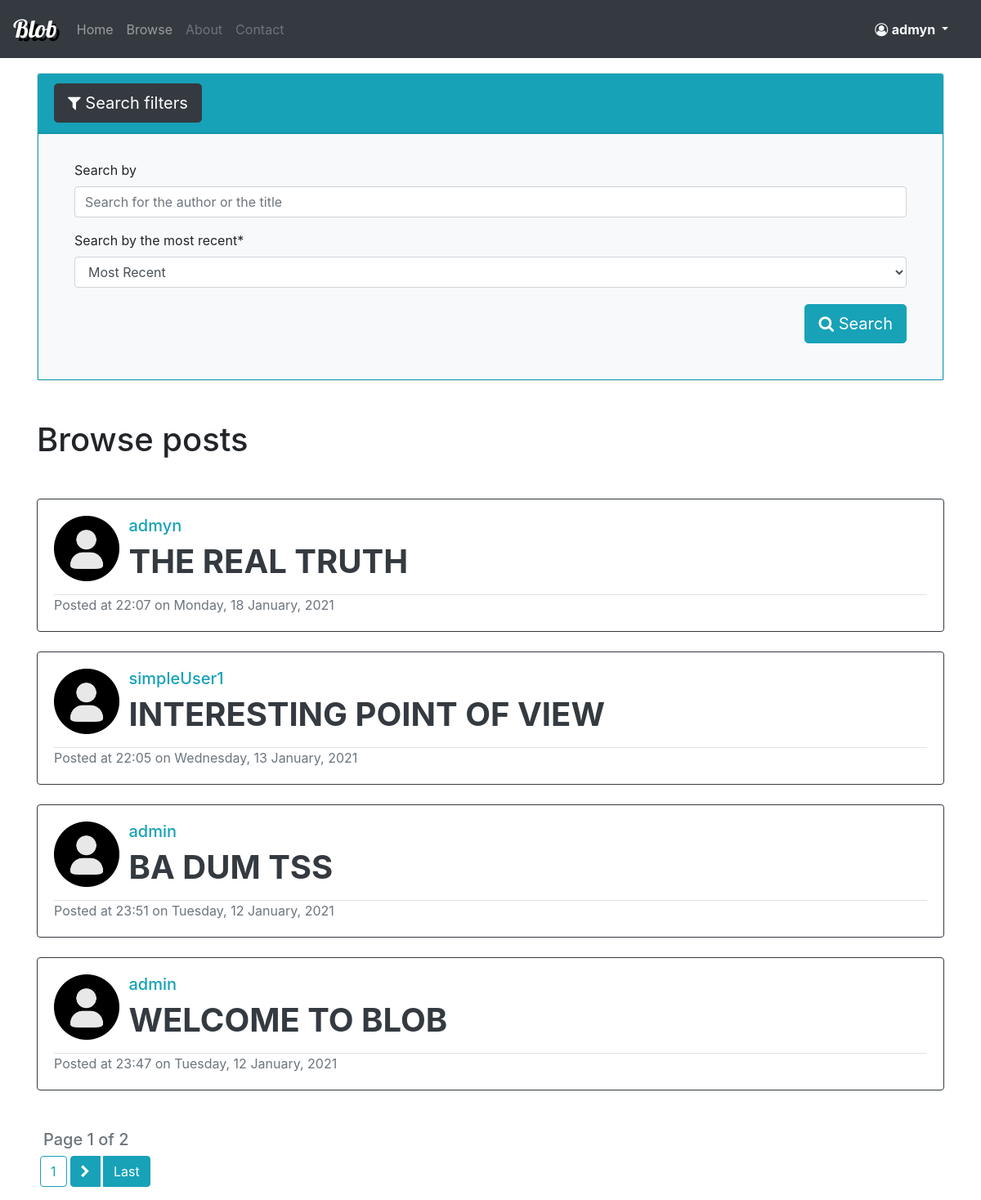
/browse/ (signed in), run on the app's committed database.
### blog/models.py (models this page shows, shortened)
class Post(models.Model):
    title = models.CharField(max_length = 100)
    content = tinymce_models.HTMLField()
    date = models.DateTimeField(default=timezone.now)
    author = models.ForeignKey(User, on_delete=models.CASCADE)

### account/models.py (models this page shows, shortened)
class Profile(models.Model):
    user = models.OneToOneField(User, on_delete=models.CASCADE)
    picture = models.ImageField(default=DEFAULT_PICTURE, upload_to=PROFILE_PICTURES_LOCATION)
    info = models.TextField(default="No info was provided", blank=True, null=True)
    def get_picture(self):
        if os.path.exists(self.picture.path):
            return self.picture.url
        return DEFAULT_PICTURE_URL

### blog/views/main_views.py (the view)
# urls.py: path('browse/', views.browse_posts, name='blog-browse'),
def browse_posts(request):
    post_search = request.GET.get("search")
    post_order = request.GET.get("order_by")
    order = "date" if post_order == "old" else "-date"
    default_form_values = {
        "search": post_search,
    }
    if post_search == None:
        post_search = ""
    form = SearchPostsForm(initial=default_form_values)
    filtered_posts = Post.objects.filter(Q(title__contains=post_search) | Q(author__username__contains=post_search)).order_by(order)
    posts_count = filtered_posts.count()
    posts_per_page = 4
    paginator = Paginator(filtered_posts, posts_per_page)
    page_number = request.GET.get("page")
    found_posts = paginator.get_page(page_number)
    context = {
        "posts": found_posts,
        "form": form,
        "title": "Search",
        "count": posts_count,
    }
    return render(request, "blog/main/browse.html", context=context)

### blog/forms.py
class SearchPostsForm(forms.Form):
    search = forms.CharField(label="Search by", required=False, max_length=100, widget=forms.TextInput(attrs={'name': 'search','placeholder':'Search for the author or the title'}))
    order_by = forms.ChoiceField(label="Search by the most recent", choices=(("new","Most Recent"), ("old","Oldest")))

### blog/templatetags/blog_extras.py (called while the page is built)
@register.simple_tag
def url_replace(request, field, value):
    parameters = request.GET.copy()
    parameters[field] = value
    return parameters.urlencode()

### blog/templates/blog/main/browse.html (shortened to what this page needs)
{% extends "blog/basic.html" %}
{% load crispy_forms_tags %}
{% load blog_extras %}
{% block content_big %}
<div id="accordion">
    <div class="card ">
      <div class="card-header bg-info" id="headingOne">
        <h5 class="mb-0">
          <button class="btn btn-dark btn-lg btn-white" data-toggle="collapse" data-target="#collapseOne" aria-expanded="true" aria-controls="collapseOne">
            <i class="fa fa-filter" aria-hidden="true"></i> Search filters
          </button>
        </h5>
      </div>
      <div id="collapseOne" class="collapse show" aria-labelledby="headingOne" data-parent="#accordion">
        <div class="card-body border border-info bg-light">
            <form method="GET" class="mt-1 p-2">
                <fieldset class="form-group ml-3 mr-3">
                    {{ form|crispy }}
                    <button class="btn btn-lg btn-info mt-1 pull-right" type="submit"> <i class="fa fa-search" aria-hidden="true"></i> Search </button>
                </fieldset>
            </form>
        </div>
      </div>
    </div>
</div>
    <div class="mt-5 mb-5">
        {% if request.GET.search %}
                <h1> Search results for <b> {{request.GET.search }}</b>  ({{count}})</h1>
                {% if count == 0 %}
                    <h1> Sorry, no results were found </h1>
                    <h3 class="text-muted">Check if the words are typed correctly or try searching for something else</h3>
                {% endif %}
        {% else %}
            <h1> Browse posts </h1>
        {% endif %}
    </div>
    {% for post in posts %}
        <div class="card border border-dark mt-4">
            <div class="card-body">
                <div class="row">
                    <div class="col-md-1">
                        <img src="{{ post.author.profile.get_picture }}" alt="Profile Picture" class="rounded" width="80" height="80">
                    </div>
                    <div class="col-md">
                        <h5>
                             <a href="{% url 'account-profile-inspect' post.author.pk %}" class="text-info">{{post.author.username}}</a>
                        </h5>
                        <h1 class="">
                            <a href="{% url 'blog-post-view' post.id %}" class="text-dark font-weight-bold">{{ post.title|upper }}</a>
                        </h1>
                    </div>
                </div>
                <div class="row mt-2">
                    <div class="col-md">
                        <div class="border-top text-muted">
                            Posted at {{ post.date|date:"G:i" }} on {{ post.date|date:"l, j F, Y " }}
                        </div>
                    </div>
                </div>
            </div>
        </div>
    {% endfor %}
    <p class="h5 text-muted mt-5 ml-2">
        Page {{ posts.number }} of {{ posts.paginator.num_pages }}
    </p>
    <div class="btn-toolbar " role="toolbar" aria-label="Toolbar with button groups" >
        <div class="btn-group mr-1" role="group" aria-label="Second group">
            <a href="?{% url_replace request 'page' posts.number %}" class="btn btn-outline-info"> {{ posts.number }}</a>
        </div>
        <div class="btn-group mr-1" role="group" aria-label="Third group">
            {% if posts.has_next %}
                <a href="?{% url_replace request 'page' posts.next_page_number %}" class="btn btn-info mr-1"> <i class="fa fa-chevron-right" aria-hidden="true"></i></a>
                <a href="?{% url_replace request 'page' posts.paginator.num_pages %}" class="btn btn-info"> Last </a>
            {% endif %}
        </div>
    </div>
{% endblock content_big %}

### blog/templates/blog/basic.html (shortened to what this page needs)
<!DOCTYPE html>
<html lang="en">
<head>
    <link rel="stylesheet" href="https://maxcdn.bootstrapcdn.com/bootstrap/4.0.0/css/bootstrap.min.css">
    <link rel="stylesheet" href="https://cdnjs.cloudflare.com/ajax/libs/font-awesome/4.7.0/css/font-awesome.min.css">
    {% load static %}
    <link rel="stylesheet" type="text/css" href="{% static 'blog/basicStyle.css' %}">
</head>
<body>
    <nav class="navbar navbar-expand-lg navbar-dark bg-dark">
        <a class="navbar-brand brand-name" href="{% url 'blog-home' %}">Blob</a>
        <div class="collapse navbar-collapse" id="navbarNav">
          <ul class="navbar-nav mr-auto">
            <li class="nav-item">
              <a class="nav-link" href="{% url 'blog-home' %}">Home</a>
            </li>
            <li class="nav-item">
              <a class="nav-link" href="{% url 'blog-browse' %}">Browse</a>
            </li>
            <li class="nav-item">
              <a class="nav-link text-muted" href="#">About</a>
            </li>
            <li class="nav-item">
              <a class="nav-link text-muted" href="#">Contact</a>
            </li>
          </ul>
          <ul class="navbar-nav mr-3 ">
            {% if user.is_authenticated %}
            <li class="nav-item dropdown ">
              <a class="nav-link dropdown-toggle text-light" href="#" id="navbarDropdown" role="button" data-toggle="dropdown" aria-haspopup="true" aria-expanded="false">
                <i class="fa fa-user-circle-o " aria-hidden="true"></i>
                <b> {{ user.username }} </b>
              </a>
            </li>
            {% endif %}
          </ul>
        </div>
      </nav>
    <div class="container mt-3">
        <div class="row">
            <div class="col md-8">
            </div>
        </div>
        <div class="row">
            <div class="col-md-2"></div>
            <div class="col-md-6">
            </div>
        </div>
        <div class="row">
          <div class="col-md">
              {% block content_big %}
              {% endblock content_big %}
          </div>
        </div>
    </div>
</body>
</html>

### blog/static/blog/basicStyle.css (style rules this page uses)
.brand-name { font-family: "Lobster"; font-size: 30px; color: white; text-shadow: 4px 4px #000; }

### data on the page
Post: author.profile.get_picture (placeholder picture), author.username "admyn", title "THE REAL TRUTH", date "22:07", date "Monday, 18 January, 2021"
Post: author.profile.get_picture (placeholder picture), author.username "simpleUser1", title "INTERESTING POINT OF VIEW", date "22:05", date "Wednesday, 13 January, 2021"
Post: author.username "admin", title "BA DUM TSS", date "23:51", date "Tuesday, 12 January, 2021"
Post: author.username "admin", title "WELCOME TO BLOB", date "23:47", date "Tuesday, 12 January, 2021"

### other printed values
{{ user.username }} "admyn"
{{ posts.number }} "1"
{{ posts.paginator.num_pages }} "2"
